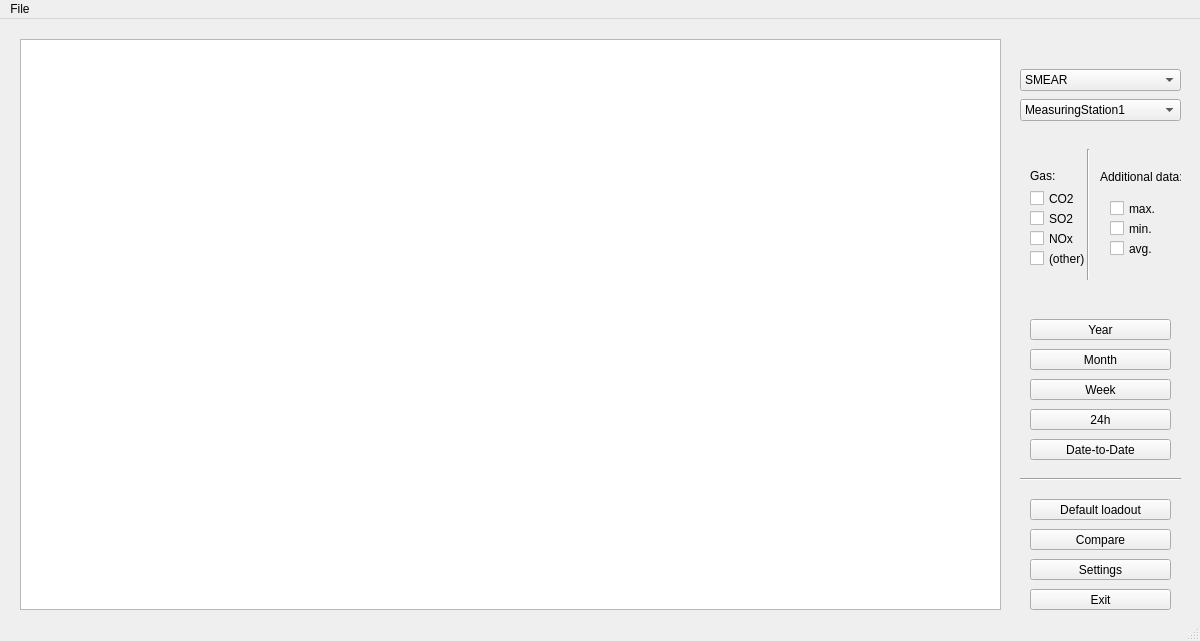
<?xml version="1.0" encoding="UTF-8"?>
<ui version="4.0">
 <class>MainWindow</class>
 <widget class="QMainWindow" name="MainWindow">
  <property name="geometry">
   <rect>
    <x>0</x>
    <y>0</y>
    <width>1200</width>
    <height>641</height>
   </rect>
  </property>
  <property name="windowTitle">
   <string>MainWindow</string>
  </property>
  <widget class="QWidget" name="centralwidget">
   <widget class="QGraphicsView" name="chart_main_view">
    <property name="geometry">
     <rect>
      <x>20</x>
      <y>20</y>
      <width>981</width>
      <height>571</height>
     </rect>
    </property>
   </widget>
   <widget class="QComboBox" name="station_main_combo">
    <property name="geometry">
     <rect>
      <x>1020</x>
      <y>80</y>
      <width>161</width>
      <height>22</height>
     </rect>
    </property>
    <item>
     <property name="text">
      <string>MeasuringStation1</string>
     </property>
    </item>
    <item>
     <property name="text">
      <string>MeasuringStation2</string>
     </property>
    </item>
    <item>
     <property name="text">
      <string>MeasuringStation3</string>
     </property>
    </item>
   </widget>
   <widget class="QPushButton" name="compare_button">
    <property name="geometry">
     <rect>
      <x>1030</x>
      <y>510</y>
      <width>141</width>
      <height>21</height>
     </rect>
    </property>
    <property name="text">
     <string>Compare</string>
    </property>
   </widget>
   <widget class="QPushButton" name="settings_main_button">
    <property name="geometry">
     <rect>
      <x>1030</x>
      <y>540</y>
      <width>141</width>
      <height>21</height>
     </rect>
    </property>
    <property name="text">
     <string>Settings</string>
    </property>
   </widget>
   <widget class="QPushButton" name="exit_main_button">
    <property name="geometry">
     <rect>
      <x>1030</x>
      <y>570</y>
      <width>141</width>
      <height>21</height>
     </rect>
    </property>
    <property name="text">
     <string>Exit</string>
    </property>
   </widget>
   <widget class="QCheckBox" name="co2_main_check">
    <property name="geometry">
     <rect>
      <x>1030</x>
      <y>170</y>
      <width>72</width>
      <height>19</height>
     </rect>
    </property>
    <property name="text">
     <string>CO2</string>
    </property>
   </widget>
   <widget class="QCheckBox" name="so2_main_check">
    <property name="geometry">
     <rect>
      <x>1030</x>
      <y>190</y>
      <width>72</width>
      <height>19</height>
     </rect>
    </property>
    <property name="text">
     <string>SO2</string>
    </property>
   </widget>
   <widget class="QCheckBox" name="nox_main_check">
    <property name="geometry">
     <rect>
      <x>1030</x>
      <y>210</y>
      <width>72</width>
      <height>19</height>
     </rect>
    </property>
    <property name="text">
     <string>NOx</string>
    </property>
   </widget>
   <widget class="QCheckBox" name="other_main_check">
    <property name="geometry">
     <rect>
      <x>1030</x>
      <y>230</y>
      <width>61</width>
      <height>19</height>
     </rect>
    </property>
    <property name="text">
     <string>(other)</string>
    </property>
   </widget>
   <widget class="QComboBox" name="data_main_combo">
    <property name="geometry">
     <rect>
      <x>1020</x>
      <y>50</y>
      <width>161</width>
      <height>22</height>
     </rect>
    </property>
    <item>
     <property name="text">
      <string>SMEAR</string>
     </property>
    </item>
    <item>
     <property name="text">
      <string>STATFI</string>
     </property>
    </item>
   </widget>
   <widget class="QPushButton" name="default_main_button">
    <property name="geometry">
     <rect>
      <x>1030</x>
      <y>480</y>
      <width>141</width>
      <height>21</height>
     </rect>
    </property>
    <property name="text">
     <string>Default loadout</string>
    </property>
   </widget>
   <widget class="QPushButton" name="month_main_button">
    <property name="geometry">
     <rect>
      <x>1030</x>
      <y>330</y>
      <width>141</width>
      <height>21</height>
     </rect>
    </property>
    <property name="text">
     <string>Month</string>
    </property>
   </widget>
   <widget class="QPushButton" name="day_main_button">
    <property name="geometry">
     <rect>
      <x>1030</x>
      <y>390</y>
      <width>141</width>
      <height>21</height>
     </rect>
    </property>
    <property name="text">
     <string>24h</string>
    </property>
   </widget>
   <widget class="QPushButton" name="week_main_button">
    <property name="geometry">
     <rect>
      <x>1030</x>
      <y>360</y>
      <width>141</width>
      <height>21</height>
     </rect>
    </property>
    <property name="text">
     <string>Week</string>
    </property>
   </widget>
   <widget class="QPushButton" name="date_to_main_button">
    <property name="geometry">
     <rect>
      <x>1030</x>
      <y>420</y>
      <width>141</width>
      <height>21</height>
     </rect>
    </property>
    <property name="text">
     <string>Date-to-Date</string>
    </property>
   </widget>
   <widget class="QPushButton" name="year_main_button">
    <property name="geometry">
     <rect>
      <x>1030</x>
      <y>300</y>
      <width>141</width>
      <height>21</height>
     </rect>
    </property>
    <property name="text">
     <string>Year</string>
    </property>
   </widget>
   <widget class="Line" name="line">
    <property name="geometry">
     <rect>
      <x>1020</x>
      <y>450</y>
      <width>161</width>
      <height>20</height>
     </rect>
    </property>
    <property name="orientation">
     <enum>Qt::Horizontal</enum>
    </property>
   </widget>
   <widget class="QLabel" name="gas_main_label">
    <property name="geometry">
     <rect>
      <x>1030</x>
      <y>150</y>
      <width>47</width>
      <height>13</height>
     </rect>
    </property>
    <property name="text">
     <string>Gas:</string>
    </property>
   </widget>
   <widget class="QLabel" name="data_main_label">
    <property name="geometry">
     <rect>
      <x>1100</x>
      <y>150</y>
      <width>81</width>
      <height>16</height>
     </rect>
    </property>
    <property name="text">
     <string>Additional data:</string>
    </property>
   </widget>
   <widget class="Line" name="line_2">
    <property name="geometry">
     <rect>
      <x>1080</x>
      <y>130</y>
      <width>16</width>
      <height>131</height>
     </rect>
    </property>
    <property name="orientation">
     <enum>Qt::Vertical</enum>
    </property>
   </widget>
   <widget class="QCheckBox" name="min_main_check">
    <property name="geometry">
     <rect>
      <x>1110</x>
      <y>200</y>
      <width>72</width>
      <height>19</height>
     </rect>
    </property>
    <property name="text">
     <string>min.</string>
    </property>
   </widget>
   <widget class="QCheckBox" name="max_main_check">
    <property name="geometry">
     <rect>
      <x>1110</x>
      <y>180</y>
      <width>72</width>
      <height>19</height>
     </rect>
    </property>
    <property name="text">
     <string>max.</string>
    </property>
   </widget>
   <widget class="QCheckBox" name="avg_main_check">
    <property name="geometry">
     <rect>
      <x>1110</x>
      <y>220</y>
      <width>72</width>
      <height>19</height>
     </rect>
    </property>
    <property name="text">
     <string>avg.</string>
    </property>
   </widget>
  </widget>
  <widget class="QMenuBar" name="menubar">
   <property name="geometry">
    <rect>
     <x>0</x>
     <y>0</y>
     <width>1200</width>
     <height>20</height>
    </rect>
   </property>
   <widget class="QMenu" name="menuWeather_Report">
    <property name="title">
     <string>File</string>
    </property>
    <widget class="QMenu" name="menuExport">
     <property name="title">
      <string>Export data</string>
     </property>
     <addaction name="action_PDF"/>
     <addaction name="action_PNG"/>
     <addaction name="action_JPEG"/>
    </widget>
    <addaction name="menuExport"/>
    <addaction name="actionSave_loadout"/>
    <addaction name="actionChoose_loadout"/>
   </widget>
   <addaction name="menuWeather_Report"/>
  </widget>
  <widget class="QStatusBar" name="statusbar"/>
  <action name="action_PDF">
   <property name="text">
    <string>.pdf</string>
   </property>
  </action>
  <action name="action_PNG">
   <property name="text">
    <string>.PNG</string>
   </property>
  </action>
  <action name="action_JPEG">
   <property name="text">
    <string>.JPEG</string>
   </property>
  </action>
  <action name="actionSave_loadout">
   <property name="text">
    <string>Save loadout</string>
   </property>
  </action>
  <action name="actionChoose_loadout">
   <property name="text">
    <string>Choose loadout</string>
   </property>
  </action>
 </widget>
 <resources/>
 <connections/>
</ui>
